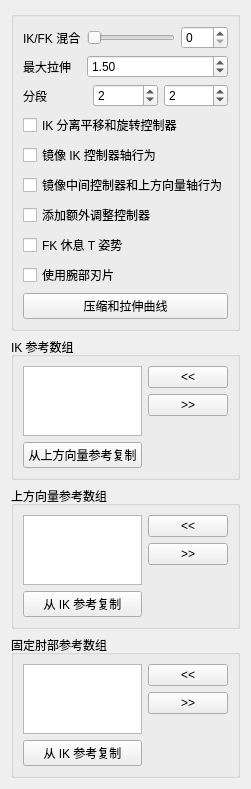
<?xml version="1.0" encoding="UTF-8"?>
<ui version="4.0">
 <class>Form</class>
 <widget class="QWidget" name="Form">
  <property name="geometry">
   <rect>
    <x>0</x>
    <y>0</y>
    <width>242</width>
    <height>722</height>
   </rect>
  </property>
  <property name="windowTitle">
   <string>表单</string>
  </property>
  <layout class="QGridLayout" name="gridLayout">
   <item row="0" column="0">
    <widget class="QGroupBox" name="groupBox">
     <property name="title">
      <string/>
     </property>
     <layout class="QGridLayout" name="gridLayout_2">
      <item row="0" column="0">
       <layout class="QVBoxLayout" name="verticalLayout">
        <item>
         <layout class="QFormLayout" name="formLayout">
          <property name="fieldGrowthPolicy">
           <enum>QFormLayout::AllNonFixedFieldsGrow</enum>
          </property>
          <item row="0" column="0">
           <widget class="QLabel" name="ikfk_label">
            <property name="text">
             <string>IK/FK 混合</string>
            </property>
           </widget>
          </item>
          <item row="0" column="1">
           <layout class="QHBoxLayout" name="horizontalLayout_3">
            <item>
             <widget class="QSlider" name="ikfk_slider">
              <property name="minimumSize">
               <size>
                <width>0</width>
                <height>15</height>
               </size>
              </property>
              <property name="maximum">
               <number>100</number>
              </property>
              <property name="orientation">
               <enum>Qt::Horizontal</enum>
              </property>
             </widget>
            </item>
            <item>
             <widget class="QSpinBox" name="ikfk_spinBox">
              <property name="maximum">
               <number>100</number>
              </property>
             </widget>
            </item>
           </layout>
          </item>
          <item row="1" column="0">
           <widget class="QLabel" name="maxStretch_label">
            <property name="sizePolicy">
             <sizepolicy hsizetype="MinimumExpanding" vsizetype="MinimumExpanding">
              <horstretch>0</horstretch>
              <verstretch>0</verstretch>
             </sizepolicy>
            </property>
            <property name="text">
             <string>最大拉伸</string>
            </property>
           </widget>
          </item>
          <item row="1" column="1">
           <widget class="QDoubleSpinBox" name="maxStretch_spinBox">
            <property name="sizePolicy">
             <sizepolicy hsizetype="MinimumExpanding" vsizetype="Fixed">
              <horstretch>0</horstretch>
              <verstretch>0</verstretch>
             </sizepolicy>
            </property>
            <property name="minimum">
             <double>1.000000000000000</double>
            </property>
            <property name="value">
             <double>1.500000000000000</double>
            </property>
           </widget>
          </item>
         </layout>
        </item>
        <item>
         <layout class="QHBoxLayout" name="horizontalLayout">
          <item>
           <widget class="QLabel" name="divisions_label">
            <property name="text">
             <string>分段</string>
            </property>
           </widget>
          </item>
          <item>
           <widget class="QSpinBox" name="div0_spinBox">
            <property name="minimum">
             <number>0</number>
            </property>
            <property name="value">
             <number>2</number>
            </property>
           </widget>
          </item>
          <item>
           <widget class="QSpinBox" name="div1_spinBox">
            <property name="minimum">
             <number>0</number>
            </property>
            <property name="value">
             <number>2</number>
            </property>
           </widget>
          </item>
         </layout>
        </item>
        <item>
         <widget class="QCheckBox" name="ikTR_checkBox">
          <property name="text">
           <string>IK 分离平移和旋转控制器</string>
          </property>
         </widget>
        </item>
        <item>
         <widget class="QCheckBox" name="mirrorIK_checkBox">
          <property name="toolTip">
           <string extracomment="This option set the axis of the mid CTL (elbow) and the up vector control to move in a mirror behaviour ">设置中间控制器(肘部)和上方向向量控制器以镜像方式移动的轴行为 </string>
          </property>
          <property name="statusTip">
           <string extracomment="This option set the axis of the mid CTL (elbow) and the up vector control to move in a mirror behaviour ">设置中间控制器(肘部)和上方向向量控制器以镜像方式移动的轴行为 </string>
          </property>
          <property name="whatsThis">
           <string>设置中间控制器(肘部)和上方向向量控制器以镜像方式移动的轴行为 </string>
          </property>
          <property name="text">
           <string>镜像 IK 控制器轴行为</string>
          </property>
         </widget>
        </item>
        <item>
         <widget class="QCheckBox" name="mirrorMid_checkBox">
          <property name="toolTip">
           <string extracomment="This option set the axis of the mid CTL (elbow) and the up vector control to move in a mirror behaviour ">设置中间控制器(肘部)和上方向向量控制器以镜像方式移动的轴行为 </string>
          </property>
          <property name="statusTip">
           <string extracomment="This option set the axis of the mid CTL (elbow) and the up vector control to move in a mirror behaviour ">设置中间控制器(肘部)和上方向向量控制器以镜像方式移动的轴行为 </string>
          </property>
          <property name="whatsThis">
           <string>设置中间控制器(肘部)和上方向向量控制器以镜像方式移动的轴行为 </string>
          </property>
          <property name="text">
           <string>镜像中间控制器和上方向量轴行为</string>
          </property>
         </widget>
        </item>
        <item>
         <widget class="QCheckBox" name="extraTweak_checkBox">
          <property name="toolTip">
           <string extracomment="This option set the axis of the mid CTL (elbow) and the up vector control to move in a mirror behaviour ">设置中间控制器(肘部)和上方向向量控制器以镜像方式移动的轴行为 </string>
          </property>
          <property name="statusTip">
           <string extracomment="This option set the axis of the mid CTL (elbow) and the up vector control to move in a mirror behaviour ">设置中间控制器(肘部)和上方向向量控制器以镜像方式移动的轴行为 </string>
          </property>
          <property name="whatsThis">
           <string>设置中间控制器(肘部)和上方向向量控制器以镜像方式移动的轴行为 </string>
          </property>
          <property name="text">
           <string>添加额外调整控制器</string>
          </property>
         </widget>
        </item>
        <item>
         <widget class="QCheckBox" name="TPoseRest_checkBox">
          <property name="toolTip">
           <string extracomment="This option set the axis of the mid CTL (elbow) and the up vector control to move in a mirror behaviour ">&lt;html&gt;&lt;head/&gt;&lt;body&gt;&lt;p&gt;If checked, the Rest pose for  FK controls will be in T Pose&lt;/p&gt;&lt;/body&gt;&lt;/html&gt;</string>
          </property>
          <property name="statusTip">
           <string extracomment="This option set the axis of the mid CTL (elbow) and the up vector control to move in a mirror behaviour ">设置中间控制器(肘部)和上方向向量控制器以镜像方式移动的轴行为 </string>
          </property>
          <property name="whatsThis">
           <string>设置中间控制器(肘部)和上方向向量控制器以镜像方式移动的轴行为 </string>
          </property>
          <property name="text">
           <string>FK 休息 T 姿势</string>
          </property>
         </widget>
        </item>
        <item>
         <widget class="QCheckBox" name="useBlade_checkBox">
          <property name="toolTip">
           <string extracomment="This option set the axis of the mid CTL (elbow) and the up vector control to move in a mirror behaviour ">&lt;html&gt;&lt;head/&gt;&lt;body&gt;&lt;p&gt;If checked, the Rest pose for  FK controls will be in T Pose&lt;/p&gt;&lt;/body&gt;&lt;/html&gt;</string>
          </property>
          <property name="statusTip">
           <string extracomment="This option set the axis of the mid CTL (elbow) and the up vector control to move in a mirror behaviour ">设置中间控制器(肘部)和上方向向量控制器以镜像方式移动的轴行为 </string>
          </property>
          <property name="whatsThis">
           <string>设置中间控制器(肘部)和上方向向量控制器以镜像方式移动的轴行为 </string>
          </property>
          <property name="text">
           <string>使用腕部刃片</string>
          </property>
         </widget>
        </item>
        <item>
         <layout class="QHBoxLayout" name="horizontalLayout_2">
          <item>
           <widget class="QPushButton" name="squashStretchProfile_pushButton">
            <property name="text">
             <string>压缩和拉伸曲线</string>
            </property>
           </widget>
          </item>
         </layout>
        </item>
       </layout>
      </item>
     </layout>
    </widget>
   </item>
   <item row="1" column="0">
    <widget class="QGroupBox" name="ikRefArray_groupBox">
     <property name="title">
      <string>IK 参考数组</string>
     </property>
     <layout class="QGridLayout" name="gridLayout_3">
      <item row="0" column="0">
       <layout class="QHBoxLayout" name="ikRefArray_horizontalLayout">
        <item>
         <layout class="QVBoxLayout" name="ikRefArray_verticalLayout_1">
          <item>
           <widget class="QListWidget" name="ikRefArray_listWidget">
            <property name="dragDropOverwriteMode">
             <bool>true</bool>
            </property>
            <property name="dragDropMode">
             <enum>QAbstractItemView::InternalMove</enum>
            </property>
            <property name="defaultDropAction">
             <enum>Qt::MoveAction</enum>
            </property>
            <property name="alternatingRowColors">
             <bool>true</bool>
            </property>
            <property name="selectionMode">
             <enum>QAbstractItemView::ExtendedSelection</enum>
            </property>
            <property name="selectionRectVisible">
             <bool>false</bool>
            </property>
           </widget>
          </item>
          <item>
           <widget class="QPushButton" name="ikRefArray_copyRef_pushButton">
            <property name="text">
             <string>从上方向量参考复制</string>
            </property>
           </widget>
          </item>
         </layout>
        </item>
        <item>
         <layout class="QVBoxLayout" name="ikRefArray_verticalLayout_2">
          <item>
           <widget class="QPushButton" name="ikRefArrayAdd_pushButton">
            <property name="text">
             <string>&lt;&lt;</string>
            </property>
           </widget>
          </item>
          <item>
           <widget class="QPushButton" name="ikRefArrayRemove_pushButton">
            <property name="text">
             <string>&gt;&gt;</string>
            </property>
           </widget>
          </item>
          <item>
           <spacer name="ikRefArray_verticalSpacer">
            <property name="orientation">
             <enum>Qt::Vertical</enum>
            </property>
            <property name="sizeHint" stdset="0">
             <size>
              <width>20</width>
              <height>40</height>
             </size>
            </property>
           </spacer>
          </item>
         </layout>
        </item>
       </layout>
      </item>
     </layout>
    </widget>
   </item>
   <item row="2" column="0">
    <widget class="QGroupBox" name="upvRefArray_groupBox">
     <property name="title">
      <string>上方向量参考数组</string>
     </property>
     <layout class="QGridLayout" name="gridLayout_5">
      <item row="0" column="0">
       <layout class="QHBoxLayout" name="upvRefArray_horizontalLayout">
        <item>
         <layout class="QVBoxLayout" name="upvRefArray_verticalLayout_1">
          <item>
           <widget class="QListWidget" name="upvRefArray_listWidget">
            <property name="dragDropOverwriteMode">
             <bool>true</bool>
            </property>
            <property name="dragDropMode">
             <enum>QAbstractItemView::InternalMove</enum>
            </property>
            <property name="defaultDropAction">
             <enum>Qt::MoveAction</enum>
            </property>
            <property name="alternatingRowColors">
             <bool>true</bool>
            </property>
            <property name="selectionMode">
             <enum>QAbstractItemView::ExtendedSelection</enum>
            </property>
            <property name="selectionRectVisible">
             <bool>false</bool>
            </property>
           </widget>
          </item>
          <item>
           <widget class="QPushButton" name="upvRefArray_copyRef_pushButton">
            <property name="text">
             <string>从 IK 参考复制</string>
            </property>
           </widget>
          </item>
         </layout>
        </item>
        <item>
         <layout class="QVBoxLayout" name="upvRefArray_verticalLayout_2">
          <item>
           <widget class="QPushButton" name="upvRefArrayAdd_pushButton">
            <property name="text">
             <string>&lt;&lt;</string>
            </property>
           </widget>
          </item>
          <item>
           <widget class="QPushButton" name="upvRefArrayRemove_pushButton">
            <property name="text">
             <string>&gt;&gt;</string>
            </property>
           </widget>
          </item>
          <item>
           <spacer name="upvRefArray_verticalSpacer">
            <property name="orientation">
             <enum>Qt::Vertical</enum>
            </property>
            <property name="sizeHint" stdset="0">
             <size>
              <width>20</width>
              <height>40</height>
             </size>
            </property>
           </spacer>
          </item>
         </layout>
        </item>
       </layout>
      </item>
     </layout>
    </widget>
   </item>
   <item row="3" column="0">
    <widget class="QGroupBox" name="pinRefArray_groupBox">
     <property name="title">
      <string>固定肘部参考数组</string>
     </property>
     <layout class="QGridLayout" name="gridLayout_4">
      <item row="0" column="0">
       <layout class="QHBoxLayout" name="pinRefArray_horizontalLayout">
        <item>
         <layout class="QVBoxLayout" name="pinRefArray_verticalLayout">
          <item>
           <widget class="QListWidget" name="pinRefArray_listWidget">
            <property name="dragDropOverwriteMode">
             <bool>true</bool>
            </property>
            <property name="dragDropMode">
             <enum>QAbstractItemView::InternalMove</enum>
            </property>
            <property name="defaultDropAction">
             <enum>Qt::MoveAction</enum>
            </property>
            <property name="alternatingRowColors">
             <bool>true</bool>
            </property>
            <property name="selectionMode">
             <enum>QAbstractItemView::ExtendedSelection</enum>
            </property>
            <property name="selectionRectVisible">
             <bool>false</bool>
            </property>
           </widget>
          </item>
          <item>
           <widget class="QPushButton" name="pinRefArray_copyRef_pushButton">
            <property name="text">
             <string>从 IK 参考复制</string>
            </property>
           </widget>
          </item>
         </layout>
        </item>
        <item>
         <layout class="QVBoxLayout" name="pinRefArray_verticalLayout_2">
          <item>
           <widget class="QPushButton" name="pinRefArrayAdd_pushButton">
            <property name="text">
             <string>&lt;&lt;</string>
            </property>
           </widget>
          </item>
          <item>
           <widget class="QPushButton" name="pinRefArrayRemove_pushButton">
            <property name="text">
             <string>&gt;&gt;</string>
            </property>
           </widget>
          </item>
          <item>
           <spacer name="pinRefArray_verticalSpacer">
            <property name="orientation">
             <enum>Qt::Vertical</enum>
            </property>
            <property name="sizeHint" stdset="0">
             <size>
              <width>20</width>
              <height>40</height>
             </size>
            </property>
           </spacer>
          </item>
         </layout>
        </item>
       </layout>
      </item>
     </layout>
    </widget>
   </item>
  </layout>
 </widget>
 <resources/>
 <connections>
  <connection>
   <sender>ikfk_slider</sender>
   <signal>sliderMoved(int)</signal>
   <receiver>ikfk_spinBox</receiver>
   <slot>setValue(int)</slot>
   <hints>
    <hint type="sourcelabel">
     <x>144</x>
     <y>47</y>
    </hint>
    <hint type="destinationlabel">
     <x>220</x>
     <y>45</y>
    </hint>
   </hints>
  </connection>
  <connection>
   <sender>ikfk_spinBox</sender>
   <signal>valueChanged(int)</signal>
   <receiver>ikfk_slider</receiver>
   <slot>setValue(int)</slot>
   <hints>
    <hint type="sourcelabel">
     <x>222</x>
     <y>37</y>
    </hint>
    <hint type="destinationlabel">
     <x>182</x>
     <y>37</y>
    </hint>
   </hints>
  </connection>
 </connections>
</ui>
